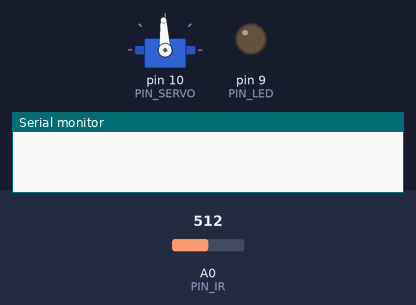
Bench run of a sketch on a simulated Arduino Uno, built with avr-gcc and run on an emulated ATmega328P. On the bench: servo, output pins drawn as LEDs (lit = HIGH), the last lines printed to the serial monitor. The inputs (shaded band) are chosen by the test bench; at power-on: A0 (PIN_IR) = 512.

Above: at 1.2 s.
1.3 s: A0 (PIN_IR) set to 474
At 2.4 s:
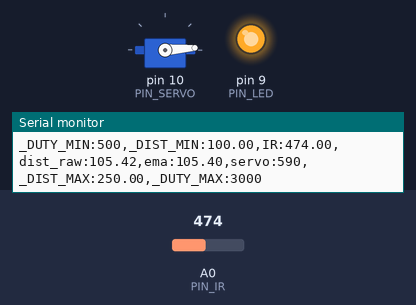
3.2 s: A0 (PIN_IR) set to 306
At 5.0 s:
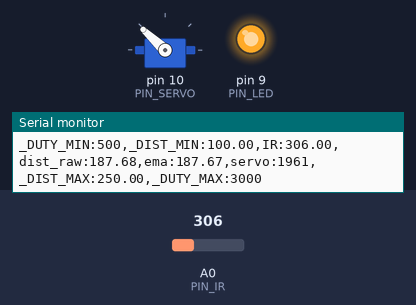
6.2 s: A0 (PIN_IR) set to 240
At 7.4 s:
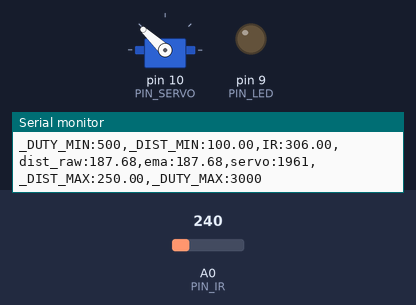
7.7 s: A0 (PIN_IR) set to 260
At 9.0 s:
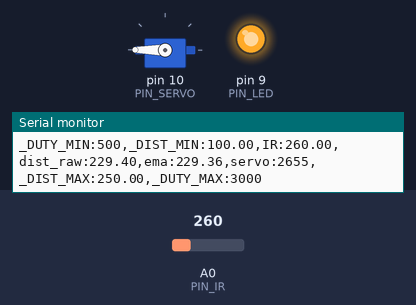
9.3 s: A0 (PIN_IR) set to 122
At 9.9 s:
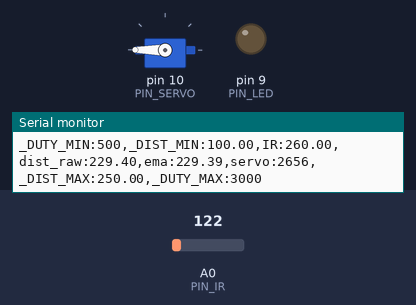
Timing chart, 0 to 11.8 s (numbered marks = the images above; inputs shaded):
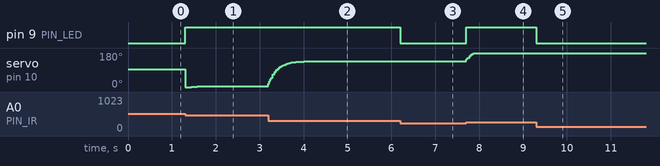

The sketch:

17_example_3.ino
```cpp
#include <Servo.h>

#define PIN_IR    A0
#define PIN_LED   9
#define PIN_SERVO 10

#define _DUTY_MIN 500
#define _DUTY_NEU 1500
#define _DUTY_MAX 3000

#define _DIST_MIN 100.0
#define _DIST_MAX 250.0

#define EMA_ALPHA 0.1

#define LOOP_INTERVAL 20

Servo myservo;
unsigned long last_loop_time = 0;

float dist_prev = _DIST_MIN;
float dist_ema = _DIST_MIN;

void setup() {
  pinMode(PIN_LED, OUTPUT);

  myservo.attach(PIN_SERVO);
  myservo.writeMicroseconds(_DUTY_NEU);

  Serial.begin(1000000);
}

void loop() {
  unsigned long time_curr = millis();
  int duty;
  float a_value, dist_raw;

  if (time_curr < (last_loop_time + LOOP_INTERVAL)) return;
  last_loop_time += LOOP_INTERVAL;

  a_value = analogRead(PIN_IR);
  dist_raw = ((6762.0 / (a_value - 9.0)) - 4.0) * 10.0;

  if (dist_raw < _DIST_MIN || dist_raw > _DIST_MAX) {
    digitalWrite(PIN_LED, LOW);
    return;
  } else {
    digitalWrite(PIN_LED, HIGH);
  }

  dist_ema = EMA_ALPHA * dist_raw + (1 - EMA_ALPHA) * dist_prev;
  dist_prev = dist_ema;

  duty = _DUTY_MIN + (int)((dist_ema - _DIST_MIN) * (_DUTY_MAX - _DUTY_MIN) / (_DIST_MAX - _DIST_MIN));

  myservo.writeMicroseconds(duty);

  Serial.print("_DUTY_MIN:"); Serial.print(_DUTY_MIN);
  Serial.print(",_DIST_MIN:"); Serial.print(_DIST_MIN);
  Serial.print(",IR:"); Serial.print(a_value);
  Serial.print(",dist_raw:"); Serial.print(dist_raw);
  Serial.print(",ema:"); Serial.print(dist_ema);
  Serial.print(",servo:"); Serial.print(duty);
  Serial.print(",_DIST_MAX:"); Serial.print(_DIST_MAX);
  Serial.print(",_DUTY_MAX:"); Serial.print(_DUTY_MAX);
  Serial.println("");
}
```

Measured:
- the behaviour switches between 493 and 492 on A0 (PIN_IR) (found by bisection; images 0 and 1)
- the behaviour switches between 242 and 243 on A0 (PIN_IR) (found by bisection; images 3 and 4)
- after the input at 1.3 s, pin 9 (PIN_LED): LOW → HIGH at once; servo on pin 10 (PIN_SERVO): 93° → 0° at once, → 2° 0.14 s later, → 3° 0.14 s later, → 4° 0.14 s later
- after the input at 3.2 s, servo on pin 10 (PIN_SERVO): moves from 4° to 137° over 0.94 s, starting at once
- after the input at 6.2 s, pin 9 (PIN_LED): HIGH → LOW at once
- after the input at 7.7 s, pin 9 (PIN_LED): LOW → HIGH at once; servo on pin 10 (PIN_SERVO): 137° → 180° at once
- after the input at 9.3 s, pin 9 (PIN_LED): HIGH → LOW at once
